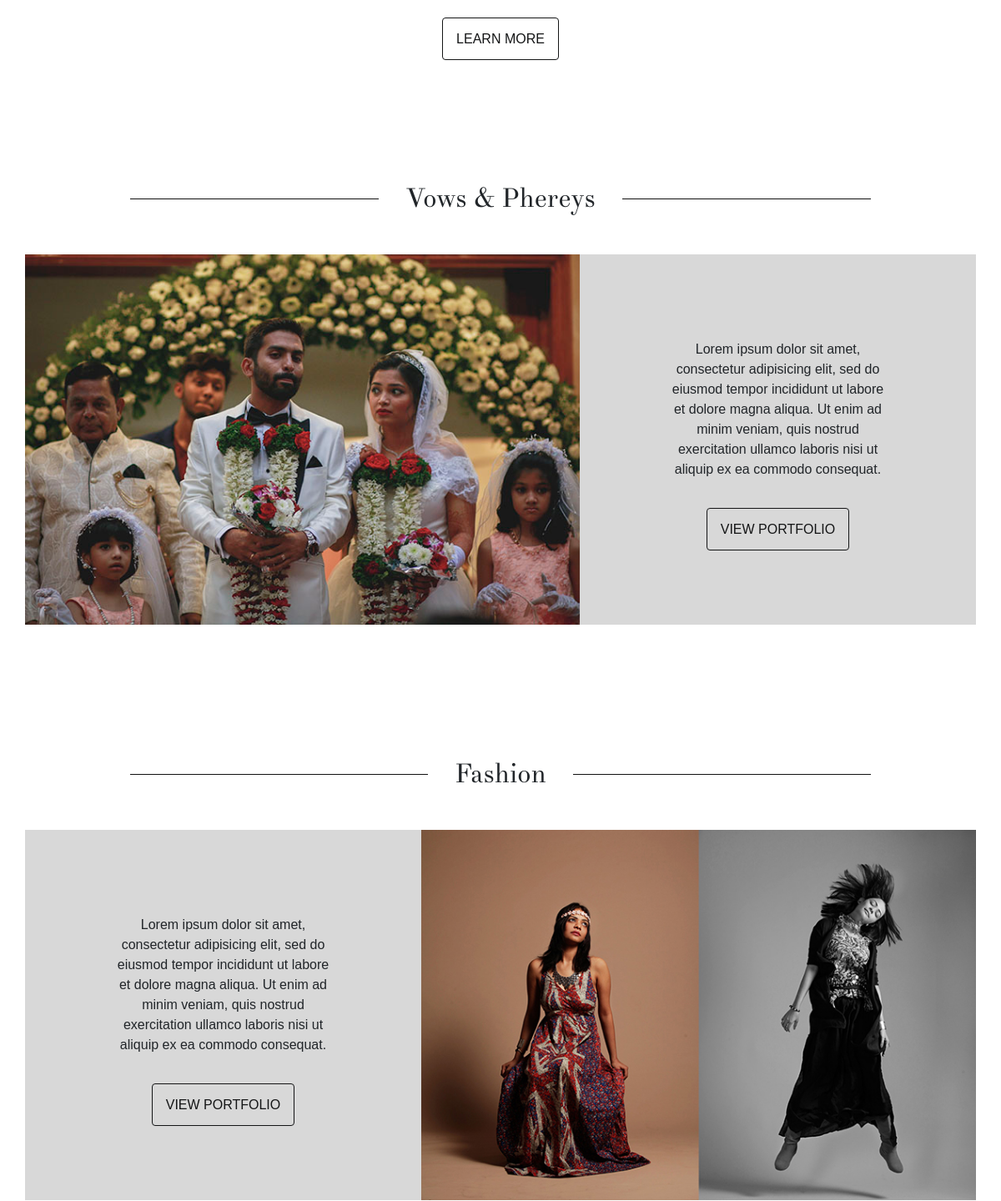
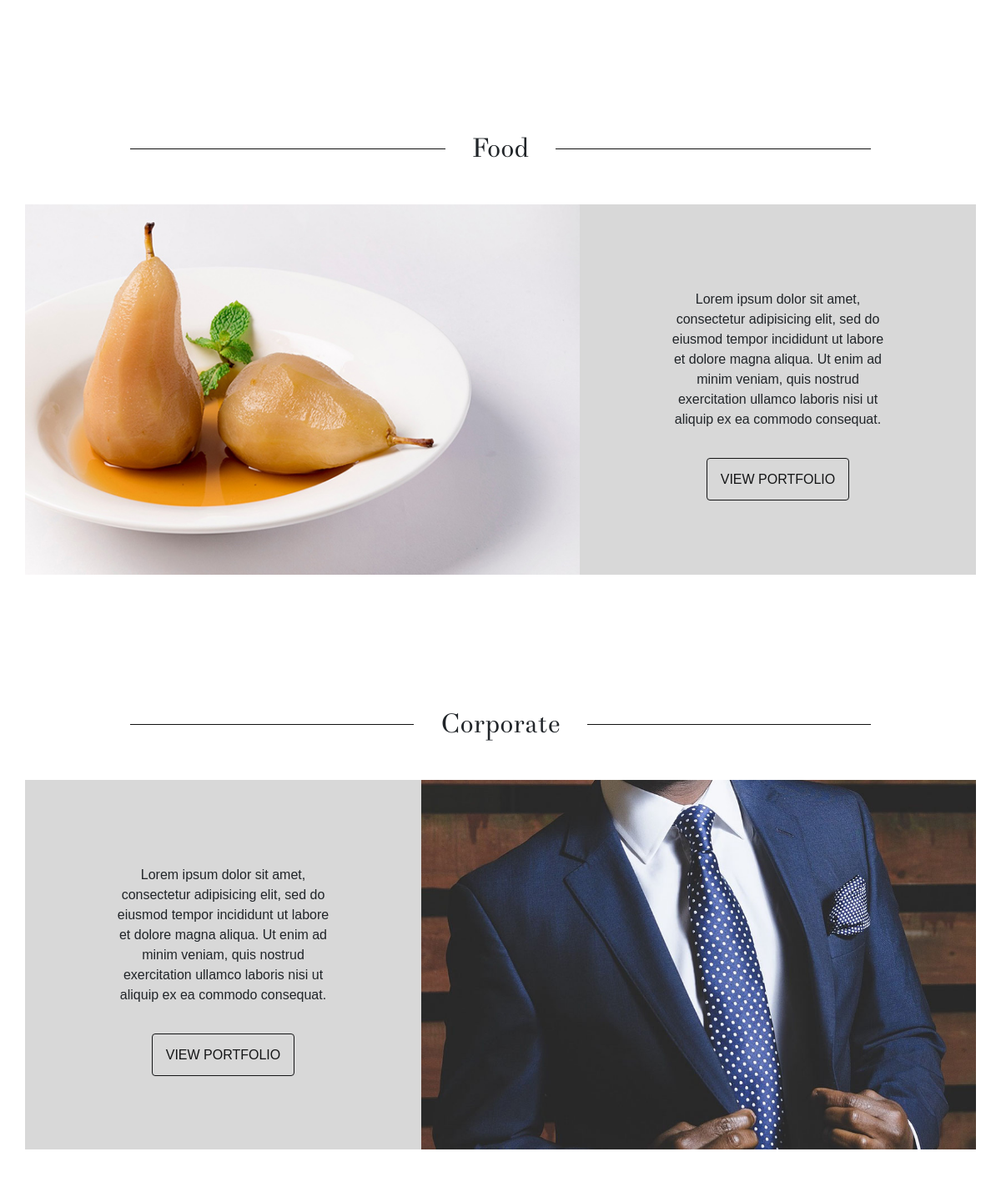
Before: / (middle part) with the older database file (2 pictures, top to bottom).
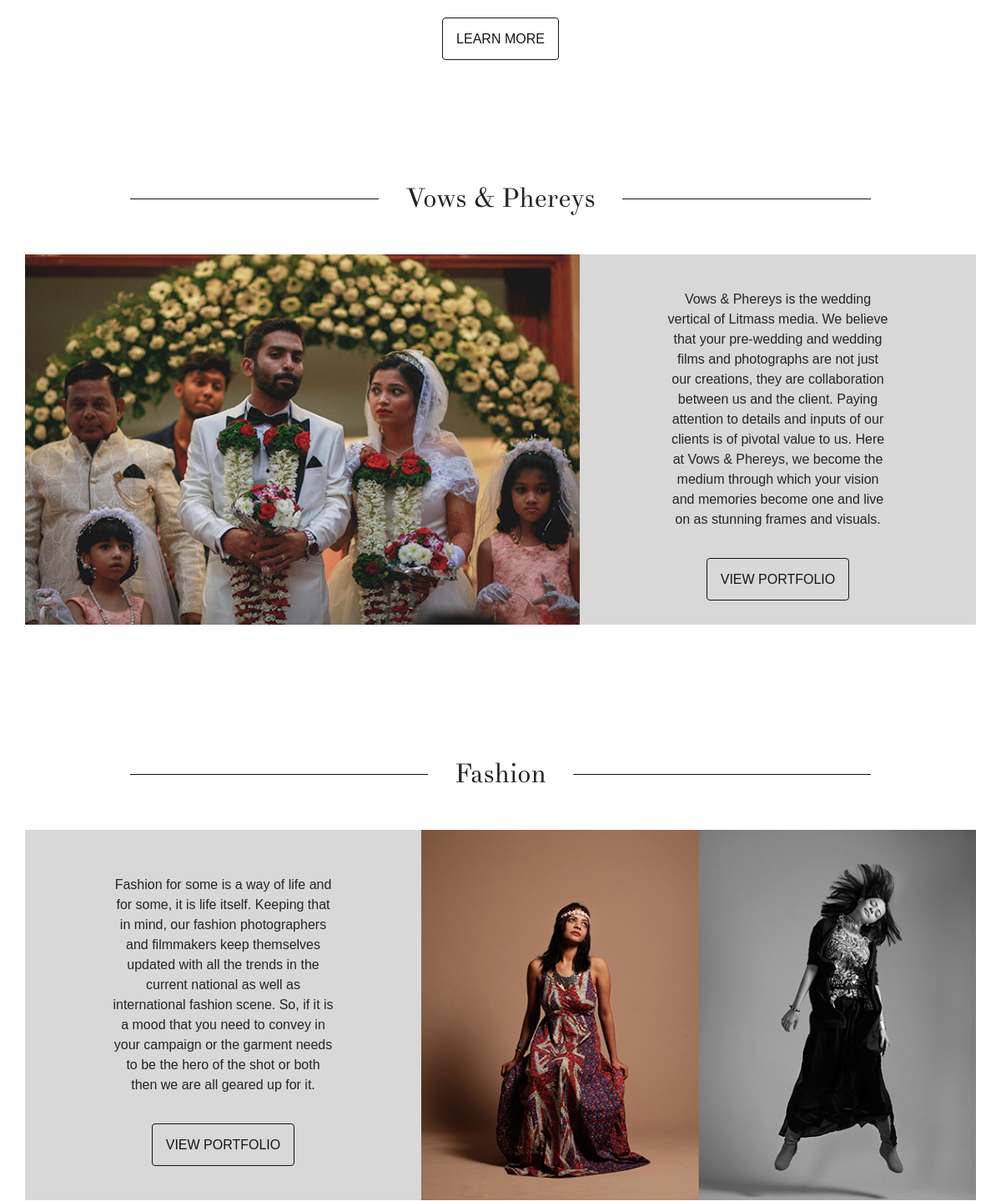
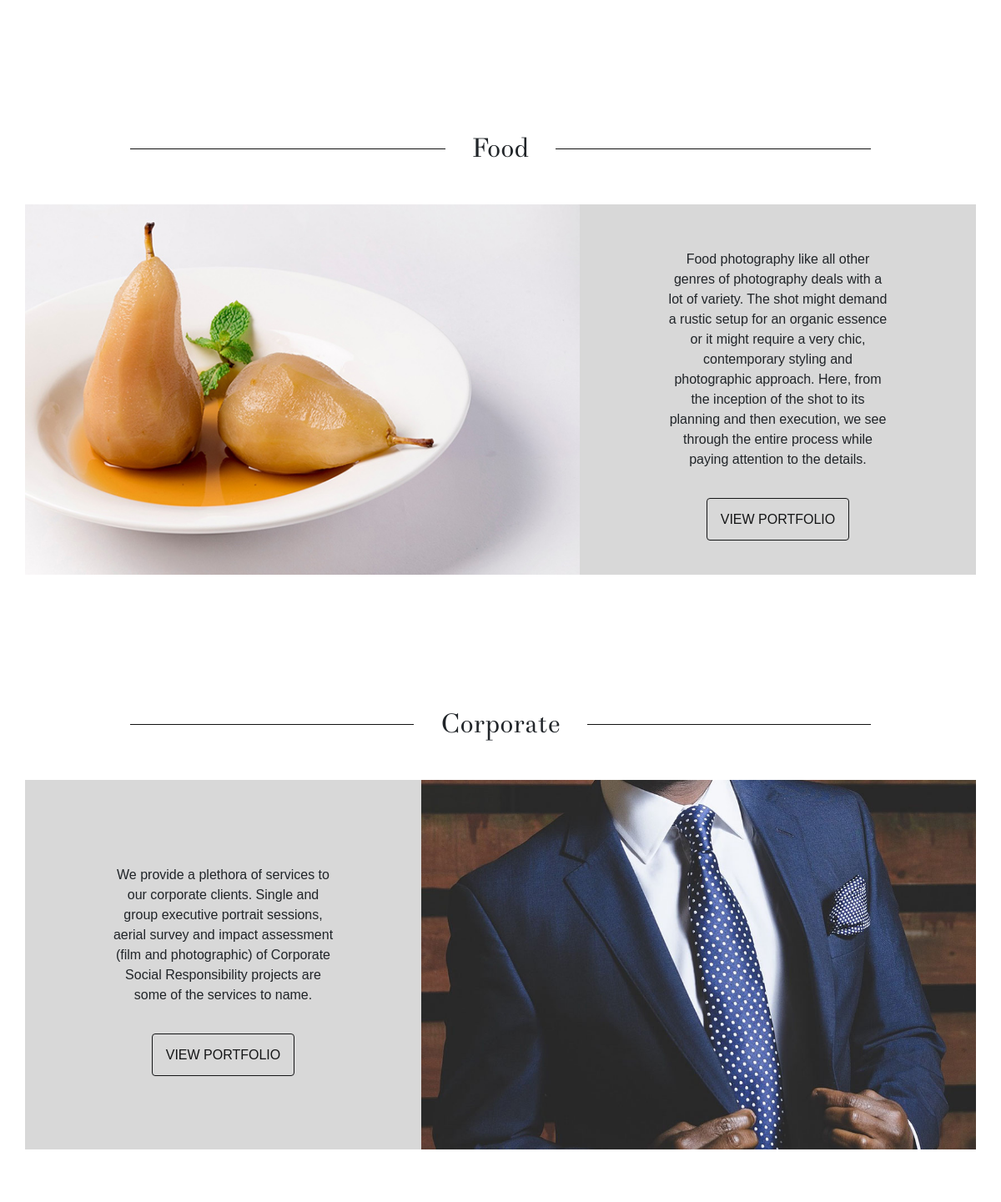
After: the same page with the newer database file (2 pictures, top to bottom).
### tables this page shows
CREATE TABLE IF NOT EXISTS `text_home` (
  `serial` tinyint(2) NOT NULL AUTO_INCREMENT,
  `litmass` varchar(1024) NOT NULL,
  `vows` varchar(1024) NOT NULL,
  `fashion` varchar(1024) NOT NULL,
  `food` varchar(1024) NOT NULL,
  `corporate` varchar(1024) NOT NULL,
  PRIMARY KEY (`serial`)
);

### index.php (the view, shortened to what this page needs)
<?php
    require_once("common/common.php");
    require_once("config/db-config.php");
    $query = "SELECT `litmass`, `vows`, `fashion`, `food`, `corporate` FROM `text_home`";
    $result = mysqli_query($conn, $query);
    $row_text = mysqli_fetch_array($result, MYSQLI_ASSOC);
?>
<!DOCTYPE html>
<html>
    <head>
        <?= $head ?>
        <link rel="stylesheet" href="assets/css/home.css" />
    </head>
    <body>
        <main>
            <div class="pad-v-5 block container">
                <div class="content-w-60">
                    <br /><br /><br />
                    <a href="about" class="link-button">Learn More</a>
                </div>
            </div>
            <div class="pad-v-5 block container">
                <h2 class="mid-line"><span class="text">Vows &amp; Phereys</span></h2>
                <div class="row flex-row colored-block">
                    <div class="col-12 col-lg-7 no-pad">
                        <div class="img-container">
                            <img src="<?= __ROOT__ ?>images/home/1.jpg" class="img-res" alt="Wedding">
                        </div>
                    </div>
                    <div class="col-12 col-lg-5">
                        <div class="content-block relative-middle">
                            <div class="content-w-60">
                                <?= $row_text['vows'] ?>
                                <br /><br /><br />
                                <a href="portfolio/wedding" class="link-button">View Portfolio</a>
                            </div>
                        </div>
                    </div>
                </div>
            </div>
            <div class="pad-v-5 block container">
                <h2 class="mid-line"><span class="text">Fashion</span></h2>
                <div class="row flex-row-reverse colored-block">
                    <div class="col-12 col-lg-7 no-pad">
                        <div class="img-container">
                            <img src="<?= __ROOT__ ?>images/home/2.jpg" class="img-res" alt="Fashion">
                        </div>
                    </div>
                    <div class="col-12 col-lg-5">
                        <div class="content-block relative-middle">
                            <div class="content-w-60">
                                <?= $row_text['fashion'] ?>
                                <br /><br /><br />
                                <a href="portfolio/fashion" class="link-button">View Portfolio</a>
                            </div>
                        </div>
                    </div>
                </div>
            </div>
            <div class="pad-v-5 block container">
                <h2 class="mid-line"><span class="text">Food</span></h2>
                <div class="row flex-row colored-block">
                    <div class="col-12 col-lg-7 no-pad">
                        <div class="img-container">
                            <img src="<?= __ROOT__ ?>images/home/3.jpg" class="img-res" alt="Food">
                        </div>
                    </div>
                    <div class="col-12 col-lg-5">
                        <div class="content-block relative-middle">
                            <div class="content-w-60">
                                <?= $row_text['food'] ?>
                                <br /><br /><br />
                                <a href="portfolio/food" class="link-button">View Portfolio</a>
                            </div>
                        </div>
                    </div>
                </div>
            </div>
            <div class="pad-v-5 block container">
                <h2 class="mid-line"><span class="text">Corporate</span></h2>
                <div class="row flex-row-reverse colored-block">
                    <div class="col-12 col-lg-7 no-pad">
                        <div class="img-container">
                            <img src="<?= __ROOT__ ?>images/home/4.jpg" class="img-res" alt="Corporate">
                        </div>
                    </div>
                    <div class="col-12 col-lg-5">
                        <div class="content-block relative-middle">
                            <div class="content-w-60">
                                <?= $row_text['corporate'] ?>
                                <br /><br /><br />
                                <a href="portfolio/corporate" class="link-button">View Portfolio</a>
                            </div>
                        </div>
                    </div>
                </div>
            </div>
        </main>
    </body>
</html>

Changed rows visible on the page:
changed text_home: vows "Lorem ipsum dolor sit amet, consectetur adipisicing elit, sed do eiusmod tempor incididunt ut labore et dolore magna aliqua. Ut enim ad minim veniam, quis nostrud exercitation ullamco laboris nisi ut aliquip ex ea commodo consequat." → "Vows & Phereys is the wedding vertical of Litmass media. We believe that your pre-wedding and wedding films and photographs are not just our creations, they are collaboration between us and the client. Paying attention to details and inputs of our clients is of pivotal value to us. Here at Vows & Phereys, we become the medium through which your vision and memories become one and live on as stunning frames and visuals."; fashion "Lorem ipsum dolor sit amet, consectetur adipisicing elit, sed do eiusmod tempor incididunt ut labore et dolore magna aliqua. Ut enim ad minim veniam, quis nostrud exercitation ullamco laboris nisi ut aliquip ex ea commodo consequat." → "Fashion for some is a way of life and for some, it is life itself. Keeping that in mind, our fashion photographers and filmmakers keep themselves updated with all the trends in the current national as well as international fashion scene. So, if it is a mood that you need to convey in your campaign or the garment needs to be the hero of the shot or both then we are all geared up for it."; food "Lorem ipsum dolor sit amet, consectetur adipisicing elit, sed do eiusmod tempor incididunt ut labore et dolore magna aliqua. Ut enim ad minim veniam, quis nostrud exercitation ullamco laboris nisi ut aliquip ex ea commodo consequat." → "Food photography like all other genres of photography deals with a lot of variety. The shot might demand a rustic setup for an organic essence or it might require a very chic, contemporary styling and photographic approach. Here, from the inception of the shot to its planning and then execution, we see through the entire process while paying attention to the details."; corporate "Lorem ipsum dolor sit amet, consectetur adipisicing elit, sed do eiusmod tempor incididunt ut labore et dolore magna aliqua. Ut enim ad minim veniam, quis nostrud exercitation ullamco laboris nisi ut aliquip ex ea commodo consequat." → "We provide a plethora of services to our corporate clients. Single and group executive portrait sessions, aerial survey and impact assessment (film and photographic) of Corporate Social Responsibility projects are some of the services to name."
